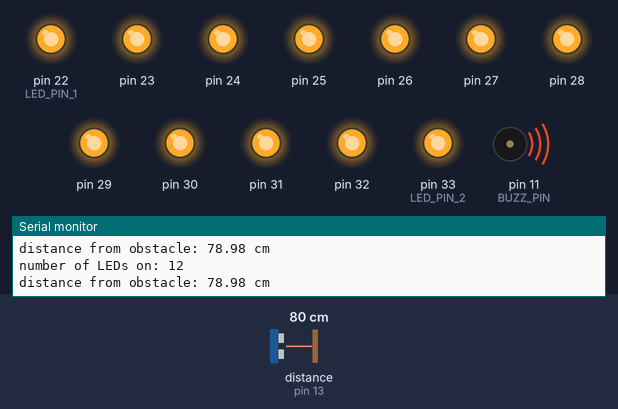
Bench run of a sketch on a simulated Arduino Mega 2560, built with avr-gcc and run on an emulated ATmega2560. Parts: output pins drawn as LEDs (lit = HIGH), buzzer (waves = sounding), the last lines printed to the serial monitor. Wiring (inferred from the names in the program): ultrasonic range finder: trigger pin 12; echo pin 13. The inputs (shaded band) are chosen by the test bench; at power-on: distance to the obstacle (sensor on pin 13) 80 cm. The echo pulse lasts 58.3 µs per cm; pins used as bus, display or sensor lines are not drawn.

Above: at 1.7 s.
1.8 s: distance to the obstacle (sensor on pin 13) set to 2 cm
At 3.1 s:
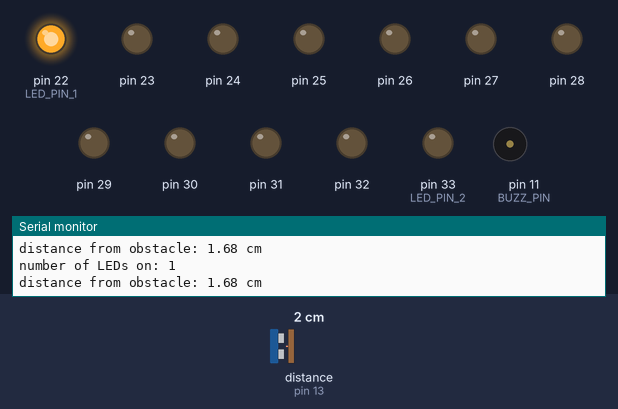
4.8 s: distance to the obstacle (sensor on pin 13) set to 4 cm
At 5.23 s:
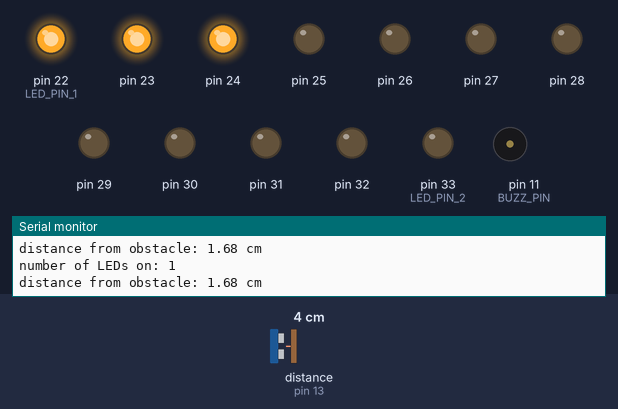
7.8 s: distance to the obstacle (sensor on pin 13) set to 9 cm
At 8.16 s:
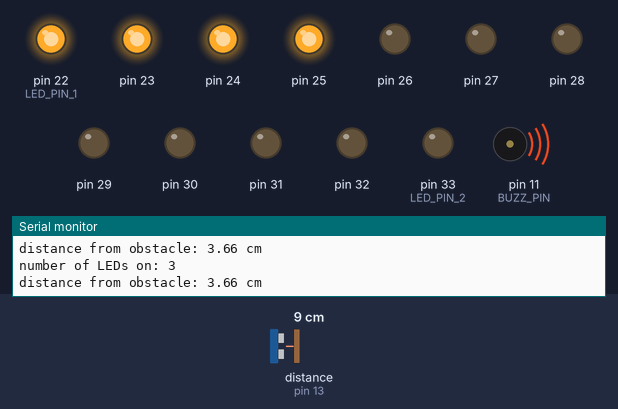
Timing chart, 0 to 16.8 s (numbered marks = the images above; inputs shaded):
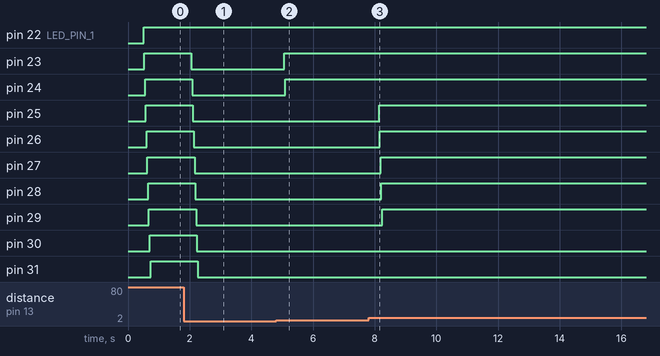

The sketch:

distance_piano.ino
```cpp
// include library for sensor-specific functions

// set pins for ultrasonic sensors
#define LED_PIN_1 22
#define LED_PIN_2 33
#define ECHO_PIN 13
#define TRIG_PIN 12
#define BUZZ_PIN 11

float duration_us, distance_cm;
int led_count;

void setup() {
  Serial.begin(9600);     // initialize serial monitor at 9,600 baud

  for (int i = LED_PIN_1; i <= LED_PIN_2; i++) {
    pinMode(i, OUTPUT);
  }

  pinMode(ECHO_PIN, INPUT);
  pinMode(TRIG_PIN, OUTPUT);
  pinMode(BUZZ_PIN, OUTPUT);

  delay(500);
}

void loop() {
  digitalWrite(TRIG_PIN, HIGH);
  delayMicroseconds(10);
  digitalWrite(TRIG_PIN, LOW);

  duration_us = pulseIn(ECHO_PIN, HIGH);

  // calculate the distance
  distance_cm = 0.017 * duration_us;
  led_count = (distance_cm);
  if (led_count > 12) {
    led_count = 12;
  }

  for (int i = LED_PIN_1; i <= LED_PIN_2; i++) {
    if (i < LED_PIN_1 + led_count) {
      digitalWrite(i, HIGH);
      tone(BUZZ_PIN, 150 * led_count);
    }
    else {
      digitalWrite(i, LOW);
      noTone(BUZZ_PIN);
    }
    delay(25);
  }

  // print the value to Serial Monitor
  Serial.print("number of LEDs on: ");
  Serial.println(led_count);
  Serial.print("distance from obstacle: ");
  Serial.print(distance_cm);
  Serial.println(" cm");
}
```

Measured:
- after the input at 1.8 s, pin 23: HIGH → LOW after 0.26 s; pin 24: HIGH → LOW after 0.28 s; pin 25: HIGH → LOW after 0.31 s; pin 26: HIGH → LOW after 0.33 s; pin 27: HIGH → LOW after 0.36 s
- after the input at 4.8 s, pin 23: LOW → HIGH after 0.27 s; pin 24: LOW → HIGH after 0.30 s
- after the input at 7.8 s, pin 25: LOW → HIGH after 0.34 s; pin 26: LOW → HIGH after 0.37 s; pin 27: LOW → HIGH after 0.39 s; pin 28: LOW → HIGH after 0.42 s; pin 29: LOW → HIGH after 0.44 s
